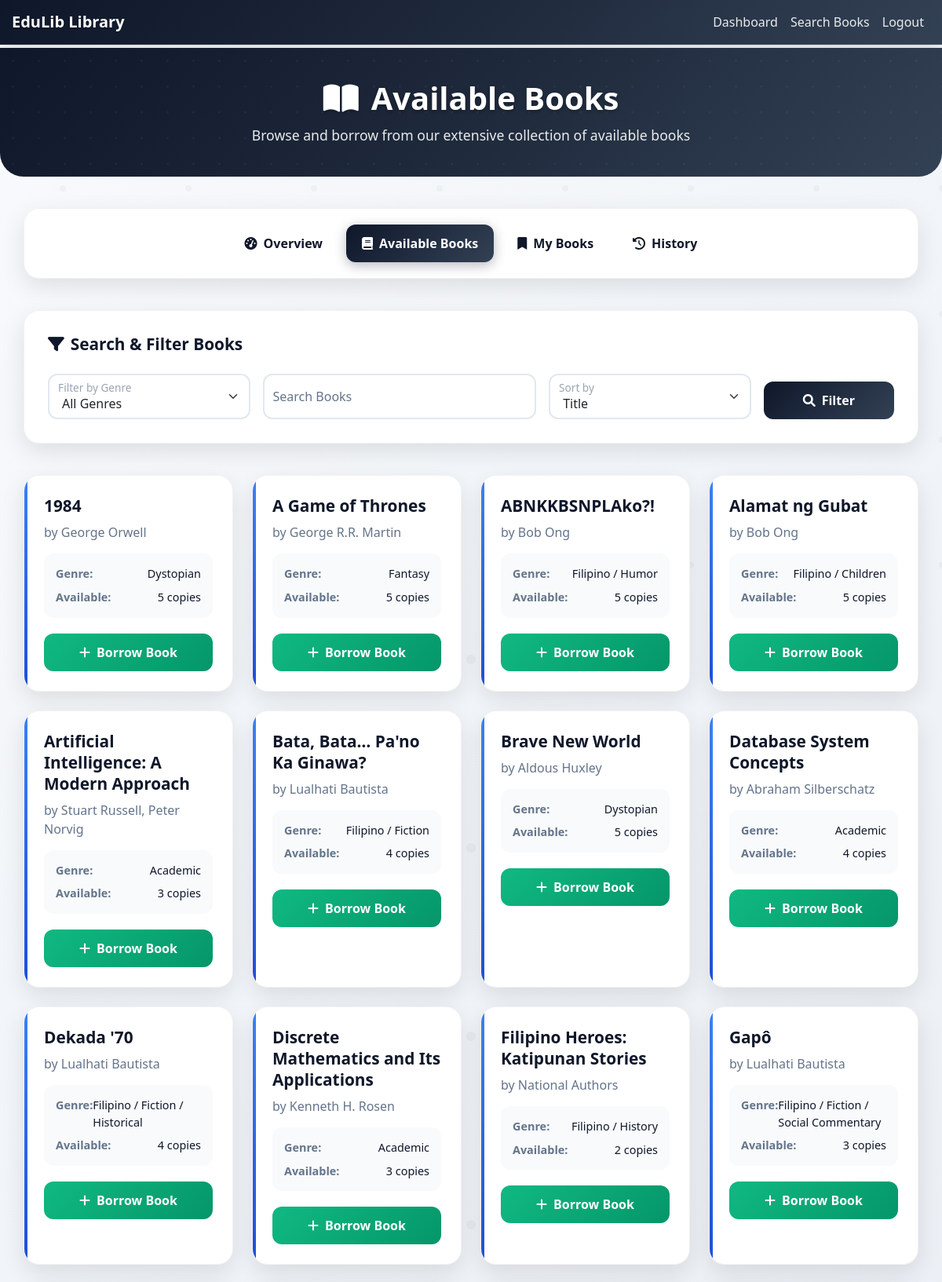
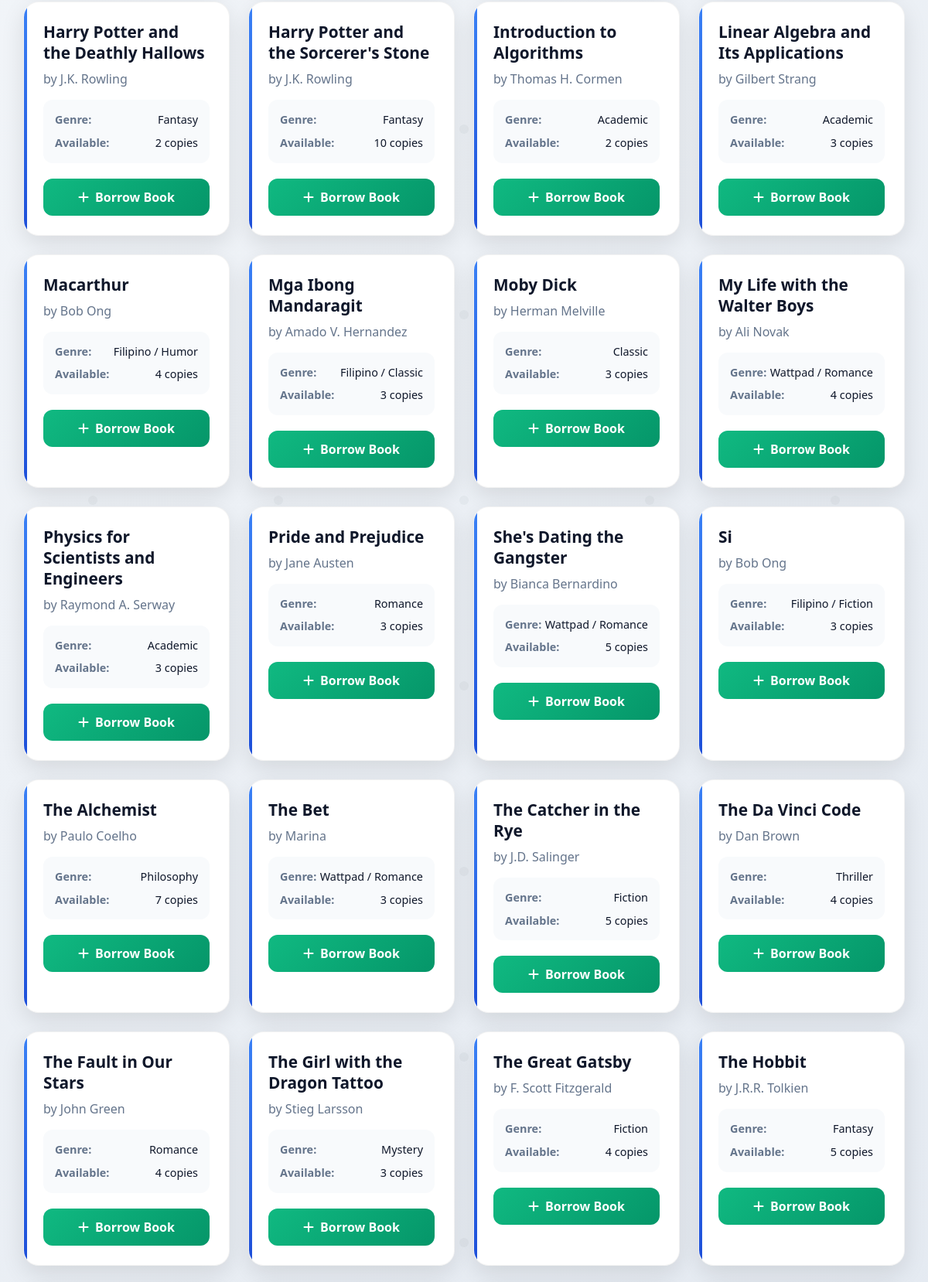
The app's page /available_books (signed in, upper part) with its own data (2 pictures, top to bottom).
### app/models.py (models this page shows)
class Book(db.Model):
    id = db.Column(db.Integer, primary_key=True)
    isbn = db.Column(db.String(13), unique=True, nullable=False)
    title = db.Column(db.String(200), nullable=False)
    author = db.Column(db.String(100), nullable=False)
    genre = db.Column(db.String(50))
    quantity = db.Column(db.Integer, nullable=False, default=1)
    available_quantity = db.Column(db.Integer, nullable=False, default=1)
    borrowings = db.relationship('Borrowing', backref='book', lazy=True)

### app/routes.py (the view, shortened to what this page needs)
@bp.route('/available_books')
@login_required
def available_books():
    genre = request.args.get('genre')
    search = request.args.get('search')
    sort_by = request.args.get('sort', 'title')
    query = Book.query.filter(Book.available_quantity > 0)
    if genre:
        query = query.filter(Book.genre == genre)
    if sort_by == 'genre':
        query = query.order_by(Book.genre, Book.title)
    else:
        query = query.order_by(Book.title)
    books = query.all()
    genres = db.session.query(Book.genre).filter(Book.available_quantity > 0).distinct().order_by(Book.genre).all()
    genres = [g[0] for g in genres]
    return render_template('available_books.html', books=books, genres=genres, selected_genre=genre, search=search, sort_by=sort_by)

### app/__init__.py (called while the page is built)
@login_manager.user_loader
def load_user(user_id):
    from .models import Student
    return Student.query.get(int(user_id))

### app/templates/available_books.html (shortened to what this page needs)
{% extends "base.html" %}
{% block content %}
<div class="page-header">
    <div class="container">
        <div class="row">
            <div class="col-12 text-center">
                <h1><i class="fas fa-book-open me-3"></i>Available Books</h1>
                <p>Browse and borrow from our extensive collection of available books</p>
            </div>
        </div>
    </div>
</div>
<div class="container">
    <div class="student-nav">
        <div class="d-flex justify-content-center flex-wrap">
            <a class="nav-link" href="{{ url_for('main.dashboard') }}">
                <i class="fas fa-tachometer-alt me-2"></i>Overview
            </a>
            <a class="nav-link active" href="{{ url_for('main.available_books') }}">
                <i class="fas fa-book me-2"></i>Available Books
            </a>
            <a class="nav-link" href="{{ url_for('main.my_books') }}">
                <i class="fas fa-bookmark me-2"></i>My Books
            </a>
            <a class="nav-link" href="{{ url_for('main.borrowing_history') }}">
                <i class="fas fa-history me-2"></i>History
            </a>
        </div>
    </div>
    <div class="filter-section">
        <h4><i class="fas fa-filter me-2"></i>Search & Filter Books</h4>
        <form method="GET" class="row g-3">
            <div class="col-lg-3 col-md-6">
                <div class="form-floating">
                    <select name="genre" id="genre" class="form-select">
                        <option value="">All Genres</option>
                    </select>
                    <label for="genre">Filter by Genre</label>
                </div>
            </div>
            <div class="col-lg-4 col-md-6">
                <div class="form-floating">
                    <input type="text" name="search" id="search" class="form-control" placeholder="Search by title or author" value="{{ search or '' }}">
                    <label for="search">Search Books</label>
                </div>
            </div>
            <div class="col-lg-3 col-md-6">
                <div class="form-floating">
                    <select name="sort" id="sort" class="form-select">
                        <option value="title" {% if sort_by == 'title' %}selected{% endif %}>Title</option>
                    </select>
                    <label for="sort">Sort by</label>
                </div>
            </div>
            <div class="col-lg-2 col-md-6 d-flex align-items-end">
                <button type="submit" class="btn btn-filter w-100">
                    <i class="fas fa-search me-2"></i>Filter
                </button>
            </div>
        </form>
    </div>
    {% if books %}
    <div class="row">
        {% for book in books %}
        <div class="col-xl-3 col-lg-4 col-md-6 mb-4">
            <div class="book-card">
                <h5 class="book-title">{{ book.title }}</h5>
                <p class="book-author">by {{ book.author }}</p>
                <div class="book-info">
                    <div class="book-info-item">
                        <span class="book-info-label">Genre:</span>
                        <span class="book-info-value">{{ book.genre }}</span>
                    </div>
                    <div class="book-info-item">
                        <span class="book-info-label">Available:</span>
                        <span class="book-info-value">{{ book.available_quantity }} copies</span>
                    </div>
                </div>
                <form method="POST" action="{{ url_for('main.borrow_book', book_id=book.id) }}">
                    <button type="submit" class="btn btn-borrow-book">
                        <i class="fas fa-plus me-2"></i>Borrow Book
                    </button>
                </form>
            </div>
        </div>
        {% endfor %}
    </div>
    {% endif %}
</div>
{% endblock %}

### app/templates/base.html (style rules this page uses)
body { font-family: 'Segoe UI', Tahoma, Geneva, Verdana, sans-serif; background: linear-gradient(135deg, #f8fafc 0%, #e2e8f0 100%); min-height: 100vh; position: relative; }
body::before { content: ''; position: fixed; top: 0; left: 0; width: 100%; height: 100%; pointer-events: none; z-index: -1; }
.container { max-width: 100%; padding-left: 15px; padding-right: 15px; }
.btn { border-radius: 25px; font-weight: 600; transition: all 0.3s ease; }

### app/templates/available_books.html (style rules this page uses)
.page-header { background: linear-gradient(135deg, #0f172a 0%, #1e293b 50%, #334155 100%); color: white; padding: 40px 0; margin: -20px -15px 40px -15px; border-radius: 0 0 30px 30px; position: relative; overflow: hidden; }
.page-header::before { content: ''; position: absolute; top: 0; left: 0; right: 0; bottom: 0; pointer-events: none; }
.page-header h1 { font-size: 2.5rem; font-weight: 700; margin-bottom: 10px; text-shadow: 0 2px 4px rgba(0,0,0,0.3); }
.page-header p { font-size: 1.1rem; opacity: 0.9; margin-bottom: 0; }
.student-nav { background: white; border-radius: 20px; box-shadow: 0 10px 30px rgba(0,0,0,0.1); padding: 20px; margin-bottom: 40px; border: 1px solid rgba(0,0,0,0.05); }
.student-nav .nav-link { color: #0f172a !important; font-weight: 600; padding: 12px 20px; margin: 0 5px; border-radius: 12px; transition: all 0.3s ease; position: relative; }
.student-nav .nav-link.active { background: linear-gradient(135deg, #0f172a, #334155); color: white !important; box-shadow: 0 4px 15px rgba(15, 23, 42, 0.3); }
.filter-section { background: white; border-radius: 20px; padding: 30px; box-shadow: 0 10px 30px rgba(0,0,0,0.1); border: 1px solid rgba(0,0,0,0.05); margin-bottom: 40px; }
.filter-section h4 { color: #0f172a; font-weight: 700; margin-bottom: 25px; font-size: 1.3rem; }
.form-floating > label { color: #64748b; font-weight: 500; }
.form-select, .form-control { border: 2px solid #e2e8f0; border-radius: 12px; padding: 12px 16px; font-size: 1rem; transition: all 0.3s ease; }
.btn-filter { background: linear-gradient(135deg, #0f172a, #334155); border: none; color: white; padding: 12px 30px; border-radius: 12px; font-weight: 600; transition: all 0.3s ease; }
.book-card { background: white; border-radius: 20px; padding: 25px; box-shadow: 0 10px 30px rgba(0,0,0,0.1); border: 1px solid rgba(0,0,0,0.05); transition: all 0.3s ease; height: 100%; position: relative; overflow: hidden; }
.book-card::before { content: ''; position: absolute; top: 0; left: 0; width: 4px; height: 100%; background: linear-gradient(135deg, #3b82f6, #1d4ed8); }
.book-title { color: #0f172a; font-weight: 700; font-size: 1.3rem; margin-bottom: 8px; line-height: 1.3; }
.book-author { color: #64748b; font-weight: 500; margin-bottom: 15px; font-size: 1rem; }
.book-info { background: #f8fafc; padding: 15px; border-radius: 12px; margin-bottom: 20px; }
.book-info-item { display: flex; justify-content: space-between; margin-bottom: 8px; font-size: 0.9rem; }
.book-info-item:last-child { margin-bottom: 0; }
.book-info-label { color: #64748b; font-weight: 600; }
.book-info-value { color: #0f172a; font-weight: 500; }
.btn-borrow-book { background: linear-gradient(135deg, #10b981, #059669); border: none; color: white; padding: 12px 25px; border-radius: 12px; font-weight: 600; width: 100%; transition: all 0.3s ease; }

### records on screen
Book: title "1984", author "George Orwell", genre "Dystopian", available_quantity "5"
Book: title "A Game of Thrones", author "George R.R. Martin", genre "Fantasy", available_quantity "5"
Book: title "ABNKKBSNPLAko?!", author "Bob Ong", genre "Filipino / Humor", available_quantity "5"
Book: title "Alamat ng Gubat", author "Bob Ong", genre "Filipino / Children", available_quantity "5"
Book: title "Artificial Intelligence: A Modern Approach", author "Stuart Russell, Peter Norvig", genre "Academic", available_quantity "3"
Book: title "Bata, Bata… Pa'no Ka Ginawa?", author "Lualhati Bautista", genre "Filipino / Fiction", available_quantity "4"
Book: title "Brave New World", author "Aldous Huxley", genre "Dystopian", available_quantity "5"
Book: title "Database System Concepts", author "Abraham Silberschatz", genre "Academic", available_quantity "4"
Book: title "Dekada '70", author "Lualhati Bautista", genre "Filipino / Fiction / Historical", available_quantity "4"
Book: title "Discrete Mathematics and Its Applications", author "Kenneth H. Rosen", genre "Academic", available_quantity "3"
Book: title "Filipino Heroes: Katipunan Stories", author "National Authors", genre "Filipino / History", available_quantity "2"
Book: title "Gapô", author "Lualhati Bautista", genre "Filipino / Fiction / Social Commentary", available_quantity "3"
Book: title "Harry Potter and the Deathly Hallows", author "J.K. Rowling", genre "Fantasy", available_quantity "2"
Book: title "Harry Potter and the Sorcerer's Stone", author "J.K. Rowling", genre "Fantasy", available_quantity "10"
Book: title "Introduction to Algorithms", author "Thomas H. Cormen", genre "Academic", available_quantity "2"
Book: title "Linear Algebra and Its Applications", author "Gilbert Strang", genre "Academic", available_quantity "3"
Book: title "Macarthur", author "Bob Ong", genre "Filipino / Humor", available_quantity "4"
Book: title "Mga Ibong Mandaragit", author "Amado V. Hernandez", genre "Filipino / Classic", available_quantity "3"
Book: title "Moby Dick", author "Herman Melville", genre "Classic", available_quantity "3"
Book: title "My Life with the Walter Boys", author "Ali Novak", genre "Wattpad / Romance", available_quantity "4"
Book: title "Physics for Scientists and Engineers", author "Raymond A. Serway", genre "Academic", available_quantity "3"
Book: title "Pride and Prejudice", author "Jane Austen", genre "Romance", available_quantity "3"
Book: title "She's Dating the Gangster", author "Bianca Bernardino", genre "Wattpad / Romance", available_quantity "5"
Book: title "Si", author "Bob Ong", genre "Filipino / Fiction", available_quantity "3"
Book: title "The Alchemist", author "Paulo Coelho", genre "Philosophy", available_quantity "7"
Book: title "The Bet", author "Marina", genre "Wattpad / Romance", available_quantity "3"
Book: title "The Catcher in the Rye", author "J.D. Salinger", genre "Fiction", available_quantity "5"
Book: title "The Da Vinci Code", author "Dan Brown", genre "Thriller", available_quantity "4"
Book: title "The Fault in Our Stars", author "John Green", genre "Romance", available_quantity "4"
Book: title "The Girl with the Dragon Tattoo", author "Stieg Larsson", genre "Mystery", available_quantity "3"
Book: title "The Great Gatsby", author "F. Scott Fitzgerald", genre "Fiction", available_quantity "4"
Book: title "The Hobbit", author "J.R.R. Tolkien", genre "Fantasy", available_quantity "5"
